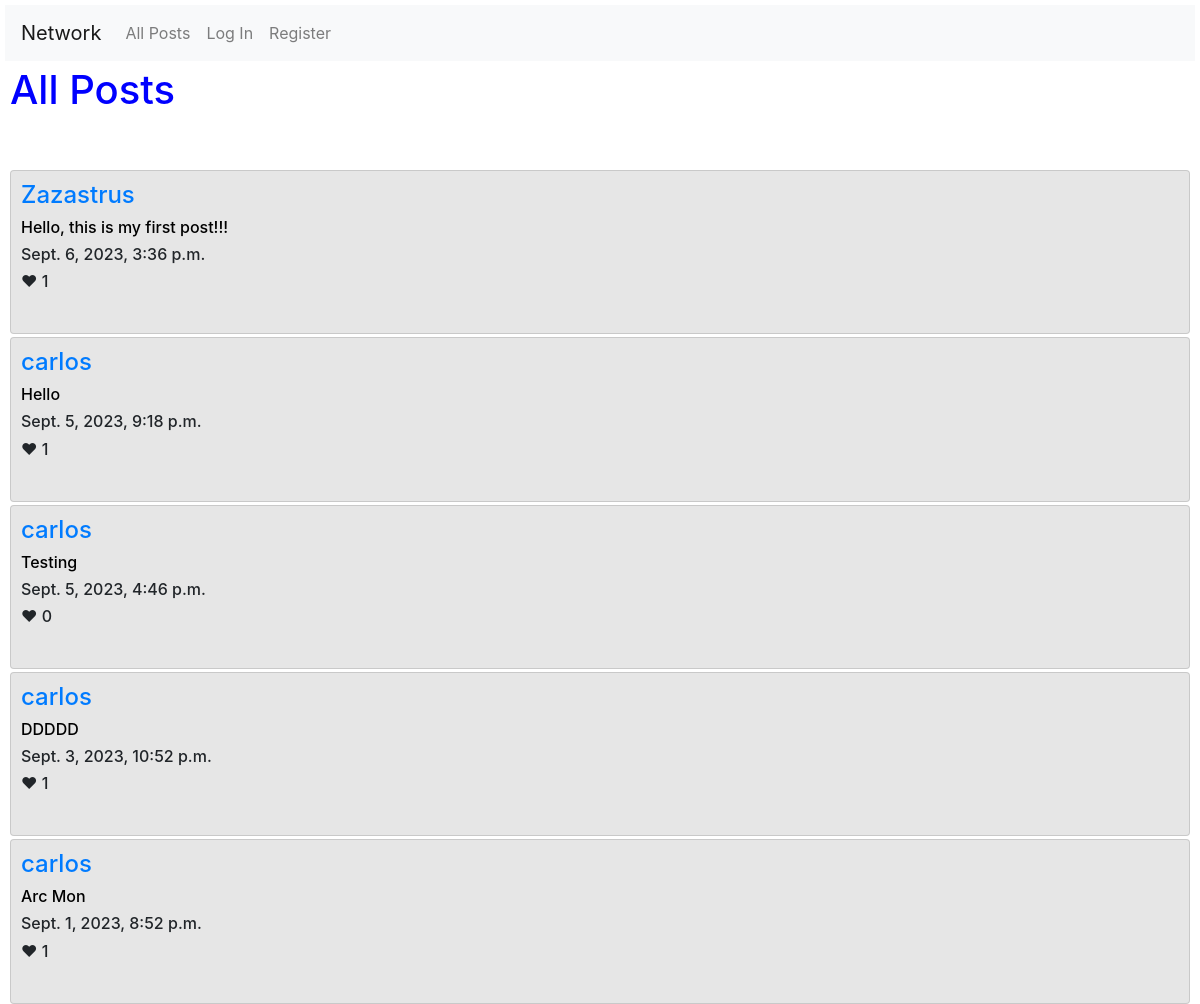
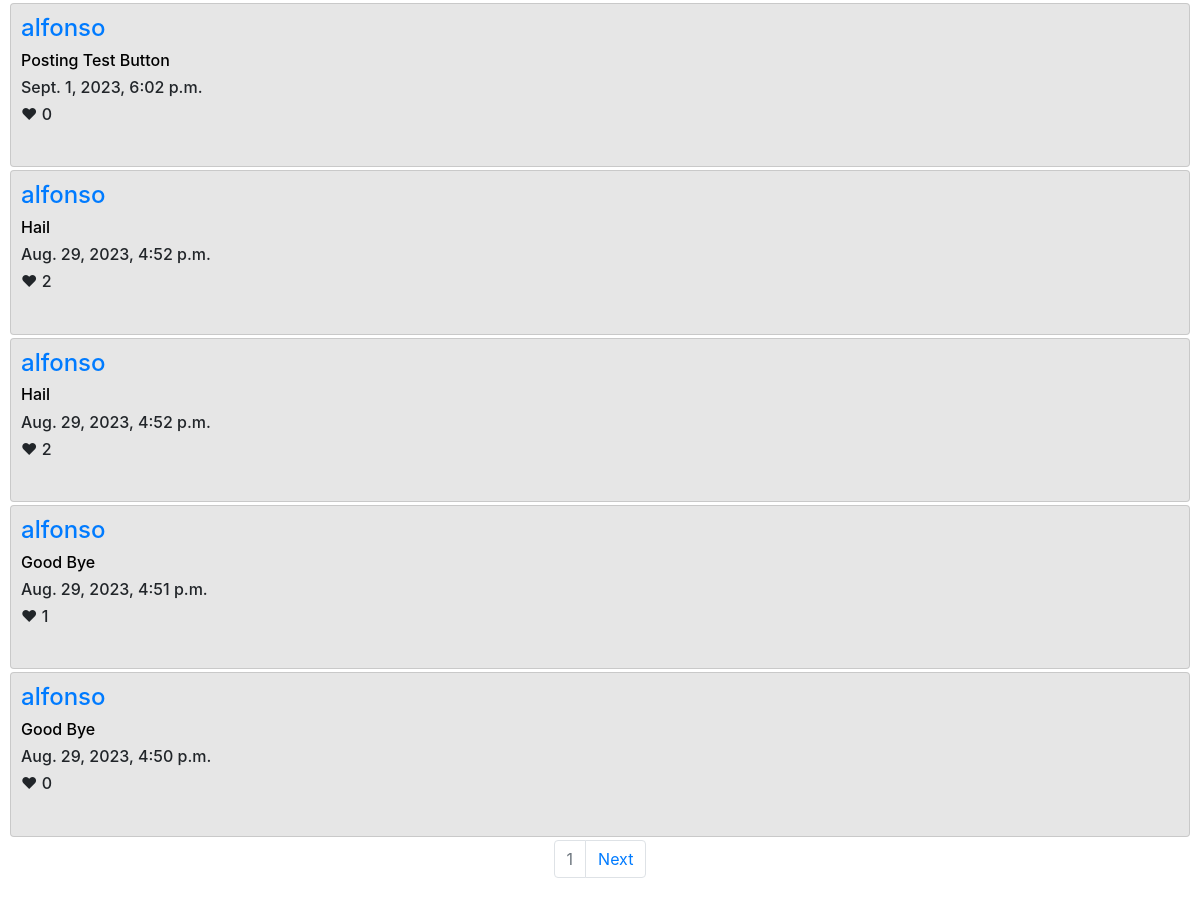
The app's page /, older data (2 pictures, top to bottom).
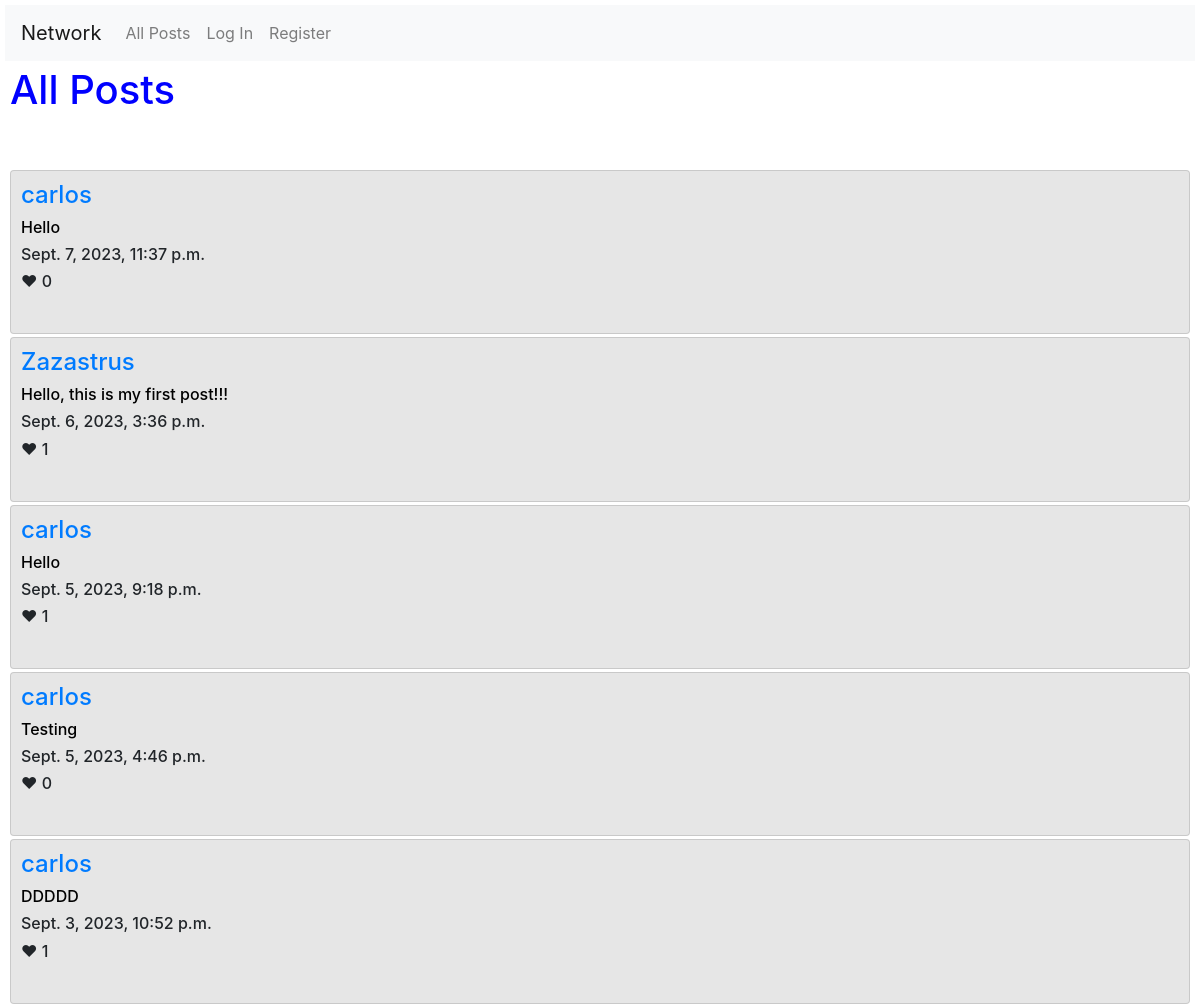
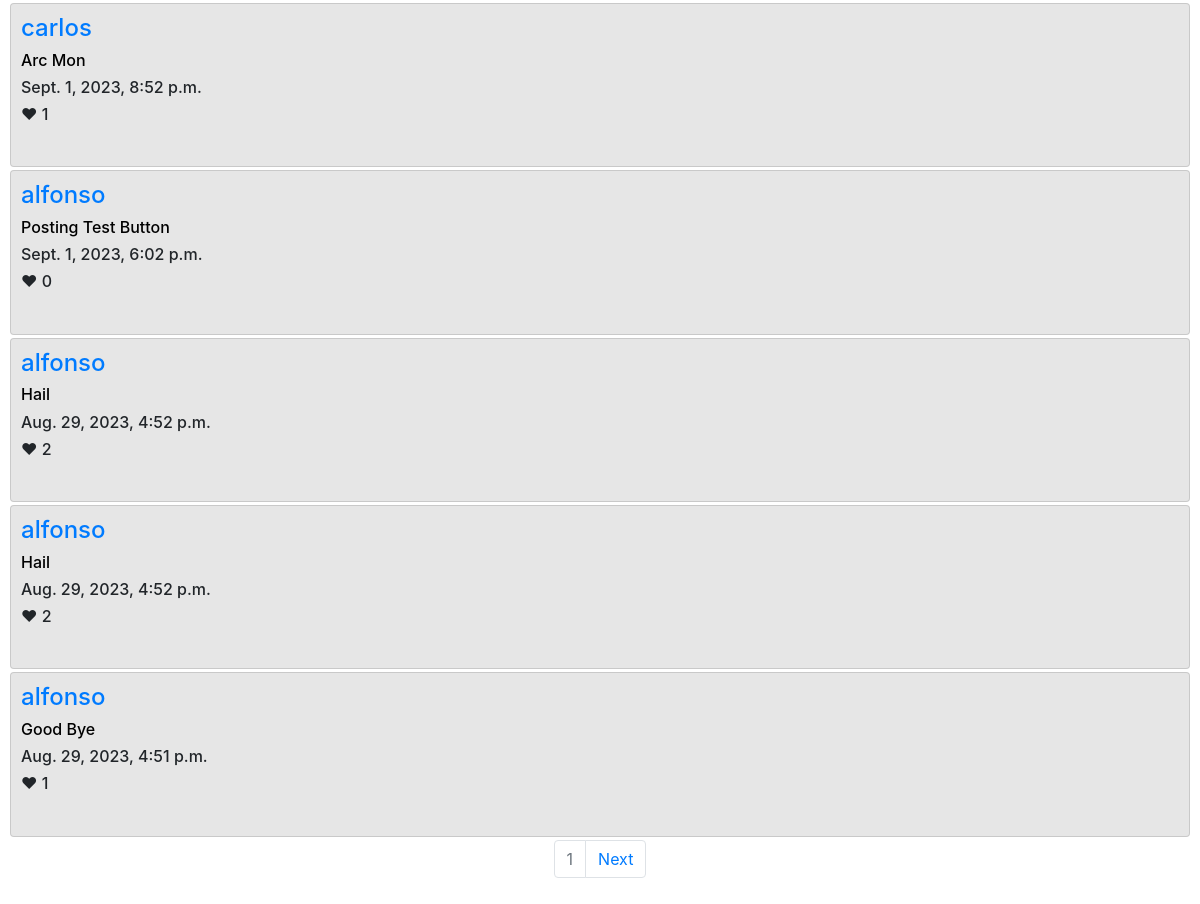
The same page, newer data (2 pictures, top to bottom).
### network/models.py (models this page shows, shortened)
class Post(models.Model):
    user = models.ForeignKey(User, on_delete=models.CASCADE, related_name="poster")
    content = models.TextField(max_length=180, null=False)
    timestamp = models.DateTimeField(auto_now_add=True)
    like = models.IntegerField(default=0)

class User(AbstractUser):
    pass

### network/views.py (the view, shortened to what this page needs)
# urls.py: path("", views.index, name="index"),
def index(request):
    all_posts = Post.objects.all().order_by("-timestamp")
    posts = []
    for i in range(0, len(all_posts)):
        posts.append(all_posts[i])
    posts.sort(key=lambda post: post.id, reverse=True)
    paginator = Paginator(posts, 10)
    page_number = request.GET.get("page")
    page_obj = paginator.get_page(page_number)
    likes = UserLike.objects.filter(user_id=request.user.id)
    liked_posts = []
    for i in range(0, len(likes)):
        for j in range(0, len(posts)):
            if likes[i].post_like == posts[j]:
                liked_posts.append(posts[j])
    return render(request, "network/index.html",
                  {"posts": page_obj,
                   "likes": liked_posts,
                   })

### network/templates/network/index.html (shortened to what this page needs)
{% extends "network/layout.html" %}
{% block body %}
    <h1>All Posts</h1>
    <br>
    <br>
    {% for post in posts %}
        <div class="card">
            <h4><a href="{% url 'profile' post.user %}">{{post.user}}</a></h4>
            <div id="post_{{post.id}}">
                <h6><a id="anchor_{{post.id}}" class="anchor_content" href="{% url 'post_page' post.id %}">{{post.content}}</a></h6>
                <h6> {{post.timestamp}} </h6>
                <h6 id="like_{{post.id}}">&#10084; {{post.like}}</h6>
                <br>
            </div>
        </div>
    {% endfor %}
    <nav aria-label="Page navigation example">
        <ul class="pagination justify-content-center">
            <li class="page-item disabled"><a class="page-link" href="#">{{posts.number}}</a></li>
        {% if posts.has_next %}
            <li class="page-item">
            <a class="page-link" href="?page={{ posts.next_page_number }}">Next</a>
            </li>
        {% endif %}
        </ul>
    </nav>
{% endblock %}

Row changes from the older to the newer data that the page shows:
no longer on this page (row unchanged): Post: user "alfonso", content "Good Bye", timestamp "Aug. 29, 2023, 4:50 p.m.", like "0"
added Post: user "carlos", content "Hello", timestamp "Sept. 7, 2023, 11:37 p.m.", like "0"
